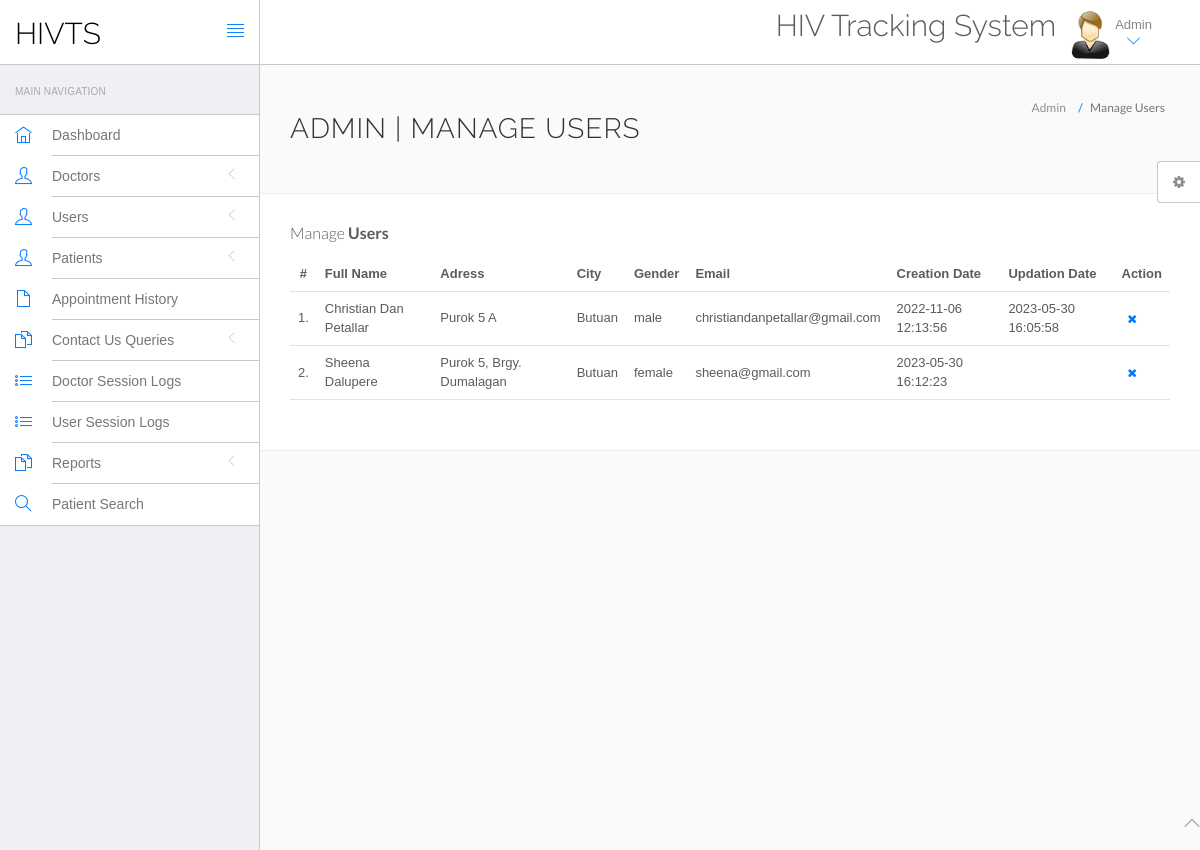
/hms/admin/manage-users.php (signed in), run on the app's committed database.
### tables this page shows
CREATE TABLE `users` (
  `id` int(11) NOT NULL,
  `fullName` varchar(255) DEFAULT NULL,
  `address` longtext DEFAULT NULL,
  `city` varchar(255) DEFAULT NULL,
  `gender` varchar(255) DEFAULT NULL,
  `email` varchar(255) DEFAULT NULL,
  `password` varchar(255) DEFAULT NULL,
  `regDate` timestamp NULL DEFAULT current_timestamp(),
  `updationDate` timestamp NULL DEFAULT NULL ON UPDATE current_timestamp()
);

### hms/admin/manage-users.php (the view, shortened to what this page needs)
<?php
include('include/config.php');
if(strlen($_SESSION['id']==0)) {
 header('location:logout.php');
  } else{
?>
<!DOCTYPE html>
<html lang="en">
	<head>
		<link rel="stylesheet" href="vendor/bootstrap/css/bootstrap.min.css">
		<link rel="stylesheet" href="vendor/fontawesome/css/font-awesome.min.css">
		<link rel="stylesheet" href="vendor/themify-icons/themify-icons.min.css">
		<link href="vendor/animate.css/animate.min.css" rel="stylesheet" media="screen">
		<link href="vendor/perfect-scrollbar/perfect-scrollbar.min.css" rel="stylesheet" media="screen">
		<link href="vendor/switchery/switchery.min.css" rel="stylesheet" media="screen">
		<link href="vendor/bootstrap-touchspin/jquery.bootstrap-touchspin.min.css" rel="stylesheet" media="screen">
		<link href="vendor/select2/select2.min.css" rel="stylesheet" media="screen">
		<link href="vendor/bootstrap-datepicker/bootstrap-datepicker3.standalone.min.css" rel="stylesheet" media="screen">
		<link href="vendor/bootstrap-timepicker/bootstrap-timepicker.min.css" rel="stylesheet" media="screen">
		<link rel="stylesheet" href="assets/css/styles.css">
		<link rel="stylesheet" href="assets/css/plugins.css">
		<link rel="stylesheet" href="assets/css/themes/theme-1.css" id="skin_color" />
	</head>
	<body>
		<div id="app">
<?php include('include/sidebar.php');?>
			<div class="app-content">
						<?php include('include/header.php');?>
				<div class="main-content" >
					<div class="wrap-content container" id="container">
						<section id="page-title">
							<div class="row">
								<div class="col-sm-8">
									<h1 class="mainTitle">Admin | Manage Users</h1>
																	</div>
								<ol class="breadcrumb">
									<li>
										<span>Admin</span>
									</li>
									<li class="active">
										<span>Manage Users</span>
									</li>
								</ol>
							</div>
						</section>
						<div class="container-fluid container-fullw bg-white">
									<div class="row">
								<div class="col-md-12">
									<h5 class="over-title margin-bottom-15">Manage <span class="text-bold">Users</span></h5>
									<table class="table table-hover" id="sample-table-1">
										<thead>
											<tr>
												<th class="center">#</th>
												<th>Full Name</th>
												<th class="hidden-xs">Adress</th>
												<th>City</th>
												<th>Gender </th>
												<th>Email </th>
												<th>Creation Date </th>
												<th>Updation Date </th>
												<th>Action</th>
											</tr>
										</thead>
										<tbody>
<?php
$sql=mysqli_query($con,"select * from users");
$cnt=1;
while($row=mysqli_fetch_array($sql))
{
?>
											<tr>
												<td class="center"><?php echo $cnt;?>.</td>
												<td class="hidden-xs"><?php echo $row['fullName'];?></td>
												<td><?php echo $row['address'];?></td>
												<td><?php echo $row['city'];?>
												</td>
												<td><?php echo $row['gender'];?></td>
												<td><?php echo $row['email'];?></td>
												<td><?php echo $row['regDate'];?></td>
												<td><?php echo $row['updationDate'];?>
												</td>
												<td >
												<div class="visible-md visible-lg hidden-sm hidden-xs">
	<a href="manage-users.php?id=<?php echo $row['id']?>&del=delete" onClick="return confirm('Are you sure you want to delete?')"class="btn btn-transparent btn-xs tooltips" tooltip-placement="top" tooltip="Remove"><i class="fa fa-times fa fa-white"></i></a>
												</div>
												</td>
											</tr>
											<?php
$cnt=$cnt+1;
											 }?>
										</tbody>
									</table>
								</div>
							</div>
								</div>
							</div>
						</div>
					</div>
				</div>
	<?php include('include/footer.php');?>
	<?php include('include/setting.php');?>
	</body>
</html>
<?php } ?>

### hms/admin/assets/css/themes/theme-1.css (style rules this page uses)
body { background: #FAFAFA; }

### data on the page
users: fullName "Christian Dan Petallar", address "Purok 5 A", city "Butuan", gender "male", email "christiandanpetallar@gmail.com", regDate "2022-11-06 12:13:56", updationDate "2023-05-30 16:05:58"
users: fullName "Sheena Dalupere", address "Purok 5, Brgy. Dumalagan", city "Butuan", gender "female", email "sheena@gmail.com", regDate "2023-05-30 16:12:23"
